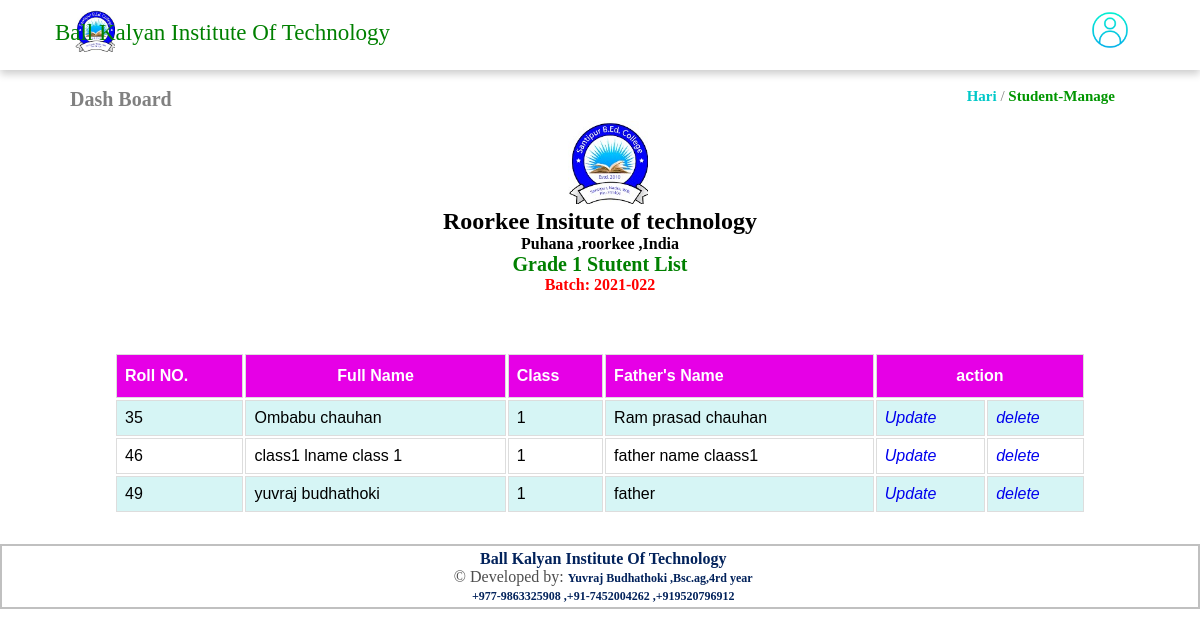
The page /student_manag.php?id=1 (signed in) on the database its author committed.
### tables this page shows
CREATE TABLE `stddata` (
  `id` int(255) NOT NULL,
  `fname` varchar(255) NOT NULL,
  `lname` varchar(255) NOT NULL,
  `cls` varchar(255) NOT NULL,
  `father` varchar(255) NOT NULL,
  `address` varchar(255) NOT NULL,
  `pass` varchar(225) NOT NULL,
  `status` varchar(225) NOT NULL,
  `action` varchar(233) NOT NULL,
  `date` timestamp NOT NULL DEFAULT current_timestamp()
);

### student_manag.php (the view, shortened to what this page needs)
<?php
include('dbc1.php');
if (strlen($_SESSION['trmsaid']==0)) {
header('location:logout.php');
} else{
?>
<!doctype html>
<html class="no-js" lang="en">
  <head>
    <link rel="stylesheet" href="css/style1.css">
  </head>
  <body>
    <?php include('header.php'); ?>
    <div style="font-size: 20px; margin-left: 70px;  ">
      <a href="dashboard.php" style="text-decoration: none; color: gray; font-weight: bold;">Dash Board</a>
      <p  style="float:right; margin-right: 85px; text-decoration: none; font-size:15px; color:gray;">
        <a href="#" style="text-decoration: none; font-weight:bold; color: rgba(0, 200, 200, 1.0);"><?php echo $_SESSION['fname'];?></a>  /  <a href="student_manag.php" style="text-decoration: none; color: rgba(0, 150, 0, 1.0); font-weight:bold;">Student-Manage</a> </p>
      </div>
    <div style="width:90%; margin-left:5%; margin-top:0px;">
      <?php
      $id=$_GET['id'];
      $query = "SELECT * FROM `stddata` WHERE cls='$id' ORDER BY id asc  ";
      $query1 = mysqli_query($conn , $query) or die("error");
      $result1= mysqli_fetch_array($query1);
      ?>
      <?php
      $cls=$result1['cls'];
      ?>
      <div style="margin-top:10px;"> <img src="uploade/logo.jpg" style="margin-left: 47%;" width="80"> <h2 style="text-align:center;"> Roorkee Insitute of technology</h2>
        <h2 style="text-align:center; font-size: 16px;">Puhana ,roorkee ,India</h2>
        <h2 style="text-align:center; font-size: 20px; color:green;">Grade  <?php echo $cls; ?>  Stutent List</h2>
        <h2 style="text-align:center; font-size: 16px; color:red;">Batch: 2021-022</h2>
      </div>
      <br>
      <div class=""><p style="color:red; padding-top:20px;" align="center"><?php echo $_SESSION['actiondelet'];?></p></div>
       <div class=""><p style="color:green; padding-top:20px;" align="center"><?php echo $_SESSION['student'];?></p></div>
      <table id="table">
        <tr>
          <th >Roll NO.</th>
          <th style="text-align:center;" >Full Name</th>
          <th >Class</th>
          <th >Father's Name </th>
          <th  colspan="2" style="text-align:center;">action</th>
        </tr>
        <?php
        include("dbc1.php");
        $id=$_GET['id'];
        $selectquery = "SELECT * FROM `stddata` where status='0' and cls=$id ORDER BY id asc  ";
        $query = mysqli_query($conn , $selectquery) or die("error");
        while ($result= mysqli_fetch_array($query)) {
        ?>
        <tr>
          <td > <?php echo $result['id']; ?> </td>
          <td style="text-align: left;"><?php echo $result['fname']; ?> <?php echo $result['lname']; ?>  </td>
          <td ><?php echo $result['cls']; ?> </td>
          <td style="text-align: left;"><?php echo $result['father']; ?> </td>
          <td> <a href="student_update.php?cid=<?php echo $result['id']; ?> & id=<?php echo $id ?>"> <i class="fa fa-edit">Update</i></a></td>
          <td> <a href="student_delet.php?cid=<?php echo $result['id']; ?> & id=<?php echo $id ?>" title="delete" onClick="return confirm('Are you sure  to delete ?');" ><i class="fa fa-trash" aria-hidden="true">delete</i></a></td>
        </tr>
        <?php
        }
        ?>
      </table>
    </div>
    <?php include('footer.php'); ?>
  </body>
</html>
<?php }  ?>

### css/style1.css (style rules this page uses)
* { padding: 0; margin: 0; }
a { text-decoration: none; }
#table { font-family: Arial, Helvetica, sans-serif; width: 90%; margin-left: 5%; margin-right: 5%; }
#table td, #table th { border: 1px solid #ddd; padding: 8px; }
#table tr:nth-child(even) { background-color:#d6f5f5; }
#table th { padding-top: 12px; padding-bottom: 12px; text-align: left; background-color:#e600e6; color: white; }

### rows shown on the page
stddata: cls "1"
stddata: id "35", fname "Ombabu", lname "chauhan", cls "1", father "Ram prasad chauhan"
stddata: id "46", fname "class1", lname "lname class 1", cls "1", father "father name claass1"
stddata: id "49", fname "yuvraj", lname "budhathoki", cls "1", father "father"

### other values the page prints
$_SESSION['fname'] "Hari"
